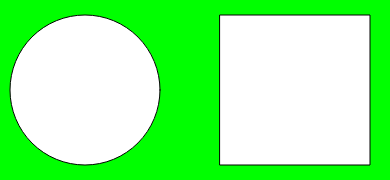
Frame 1 (no input)
Frame 60 (no input): identical to frame 1, image omitted
Frame 120 (the mouse pressed at the canvas centre since frame 60): identical to frame 1, image omitted

The p5.js sketch that drew this single still picture (run headless with seeded random() and noise() and a simulated clock; from frame 60 on, the mouse is pressed at the canvas centre):

// p5.js sketch
// ── sketch.js
function setup() {
  createCanvas(390, 180);
}

function draw() {
  background('rgb(0,255,0)');

  circle(85,90,150);

  square(220,15,150);
}
